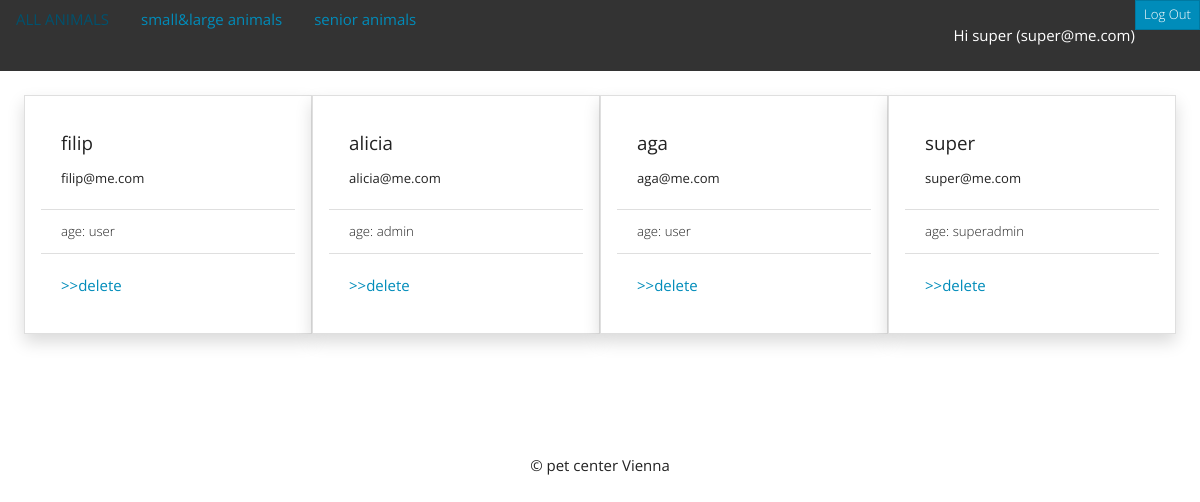
/petadoption/user.php (signed in), run on the app's committed database.
### tables this page shows
CREATE TABLE `user` (
  `id` int(11) NOT NULL,
  `name` varchar(255) NOT NULL,
  `email` varchar(255) NOT NULL,
  `password` varchar(255) NOT NULL,
  `role` enum('user','admin','superadmin') NOT NULL
);

### petadoption/user.php (the view, shortened to what this page needs)
<?php
require_once 'dbconnect.php';
$result = mysqli_query($conn, "SELECT * FROM user");
include('header2.php');
?>
<div class="row row-cols-sm-2 row-cols-md-4 m-4">
    <?php
    if ($result->num_rows == 0) {
        echo "no result";
    } else {
        $rows = $result->fetch_all(MYSQLI_ASSOC);
        foreach ($rows as $key => $value) { ?>
            <div class="col card shadow p-3 mb-5 bg-white rounded" style="width: 18rem;">
                <div class="card-body">
                    <h5 class="card-title"><b><?php echo $value["name"] ?></b></h5>
                    <p class="card-text"><small><?php echo $value["email"] ?></small></p>
                </div>
                <ul class="list-group list-group-flush">
                    <li class="list-group-item">age: <?php echo $value["role"] ?></li>
                </ul>
                <div class="card-body">
                    <a class="card-link"><?php echo "<a href='delete.php?id=" . $value["id"] . "'>>>delete</a>" ?>
                </div>
            </div>
    <?php }
    } ?>
</div>
<?php include('footer.php');
?>

### petadoption/header2.php (shortened to what this page needs)
<?php
require_once 'dbconnect.php';
if (isset($_SESSION['user'])) {
    $res = mysqli_query($conn, "SELECT * FROM user WHERE id=" . $_SESSION['user']);
    $userRow = mysqli_fetch_array($res);
}
?>
<!DOCTYPE html>
<html lang="en">
<head>
    <link rel="stylesheet" href="https://stackpath.bootstrapcdn.com/bootswatch/4.5.0/yeti/bootstrap.min.css">
</head>
<body>
    <div class="d-flex flex-row justify-content-between bg-dark">
        <div>
            <ul class="nav">
                <li class="nav-item">
                    <a class="nav-link" href="index.php">ALL ANIMALS</a>
                </li>
                <li class="nav-item">
                    <a class="nav-link" href="general.php">small&large animals</a>
                </li>
                <li class="nav-item">
                    <a class="nav-link" href="senior.php">senior animals</a>
                </li>
            </ul>
        </div>
        <?php
        if (isset($userRow)) { ?>
        <div class="wrapper d-flex flex-row justify-content-between">
            <div>
                <p class="my-4 text-white">Hi <?php echo $userRow['name']; ?> (<?php echo $userRow['email']; ?>) </p>
            </div>
            <div>
                <button class="btn text-white btn-primary btn-sm" type="submit" name="btn-logout"> <a class="text-white" href="logout.php?logout">Log Out</a></button>
            </div>
        </div>
        <?php } ?>
    </div>

### petadoption/footer.php
<div class="text-center py-5">&copy pet center Vienna</div>
</body>
</html>

### data on the page
user: name "super", email "super@me.com", role "superadmin"
user: name "filip", email "filip@me.com", role "user"
user: name "alicia", email "alicia@me.com", role "admin"
user: name "aga", email "aga@me.com", role "user"
